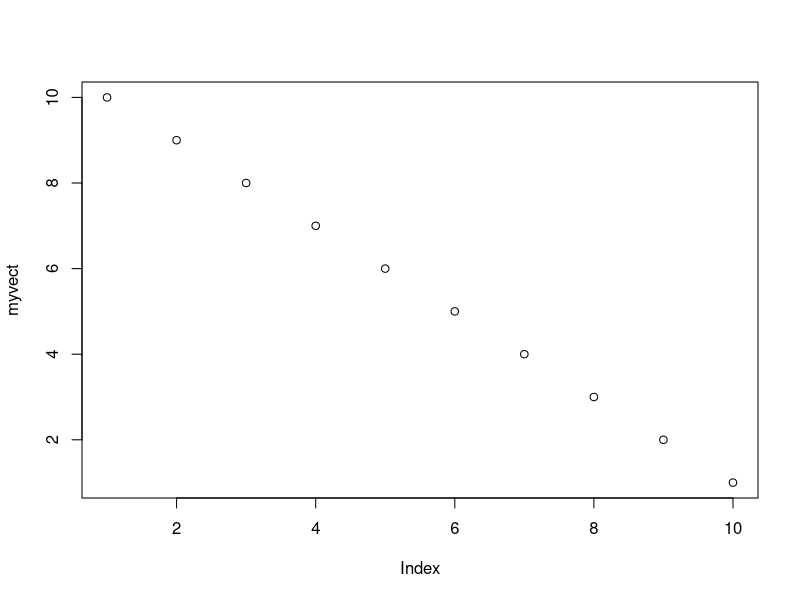
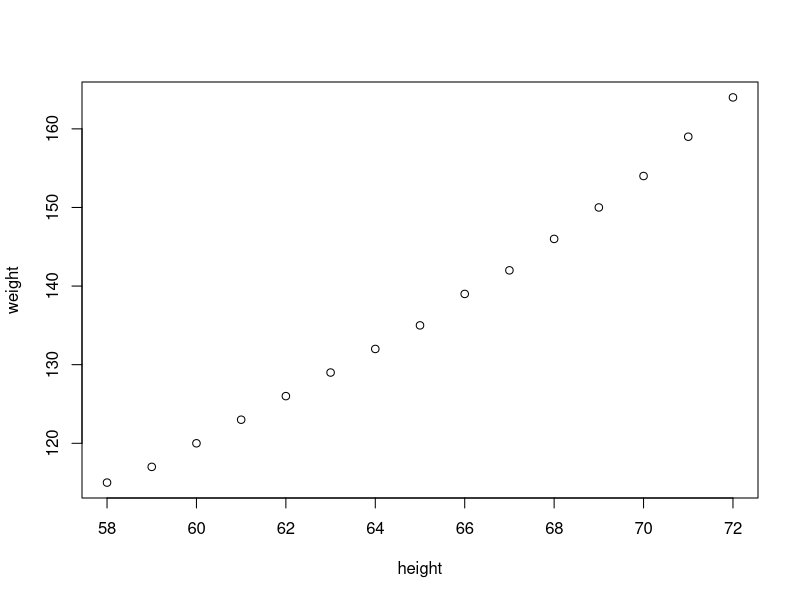
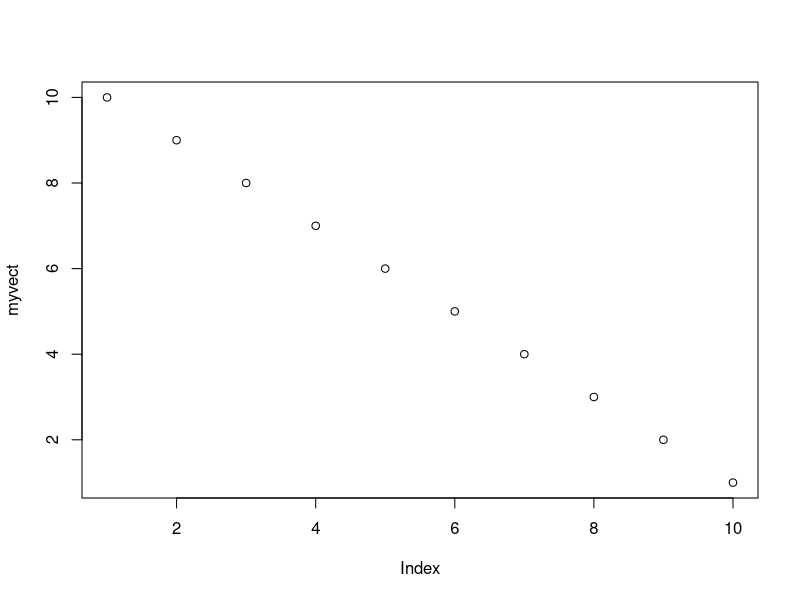
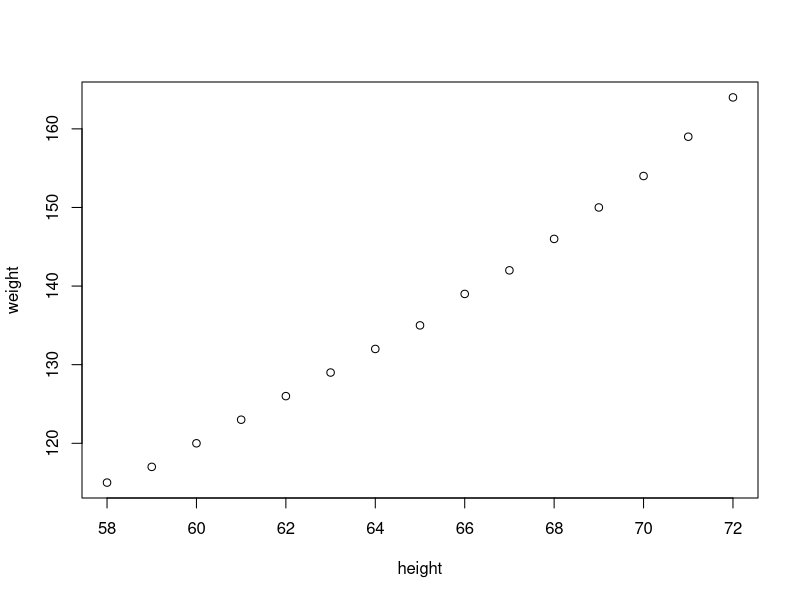
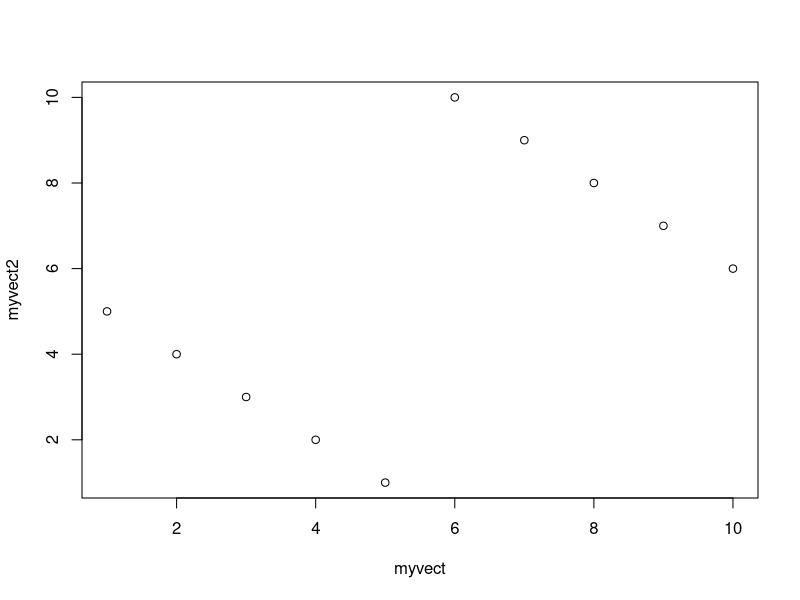
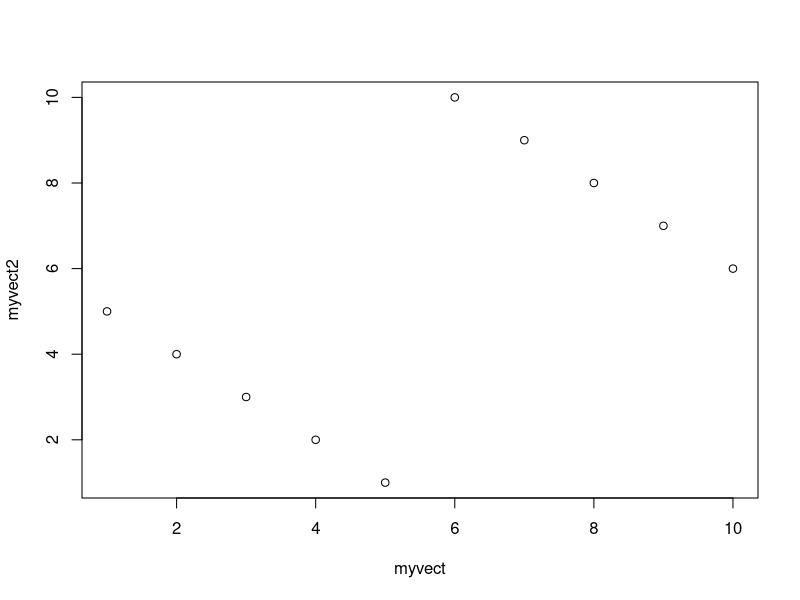
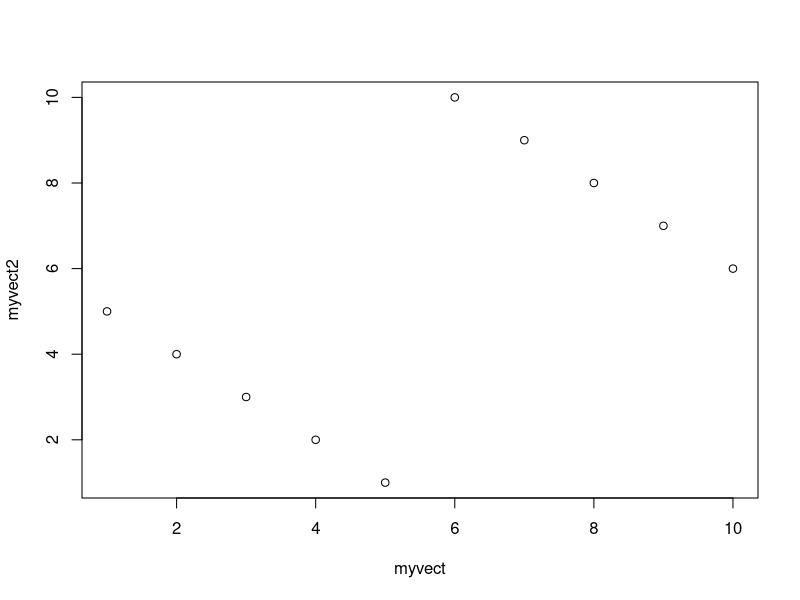
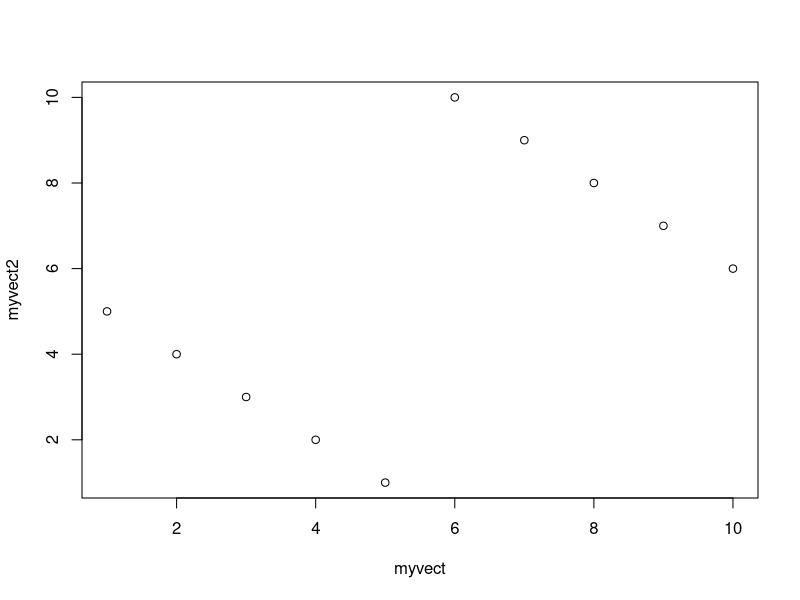

Recreate these plots in R, in order.
##################################
## Learning Objectives:
##   High-level Plotting commands
##   - how to invoke them
##   - how to set display options


##################################
## Low-level Plotting commands
##   - how to add features high-level plots

##################################
## Interactive Plot tools
##   - how to interogate your plots

##################################
## Work flow for preparing figures



####################
## Basic plotting ##
####################

## Start with a simple vector
myvect <- 10:1

## the main plotting command is `plot`:

plot(myvect)

## R guesses what kind of plot you want based on the class of the
## object you give it:

class(myvect)

## By default, the values of one-dimensional vectors are plotted
## in order, almost like time-series.

class(women)

plot(women)

## data.frames and matrices with numerical data are plotted as
## scatter plots by default. 

## There are lots of options, and lots of help files for plot:

?plot

## important arguments:
## x :: if x is a vector, and y is absent, plot like a time series.

plot(myvect)

## if x is a matrix or data.frame of numerical values, plot as a scatterplot:

plot(women)

## if x is a vector, and y is also a vector, plot as a scatterplot:

myvect2 <- c(6:10, 1:5)
plot(myvect, myvect2)

## Note that x and y are the first two arguments, so I haven't
## named them explicitly. You could also call this as:

plot(x = myvect, y = myvect2)

## or

plot(y = myvect2, x = myvect)

## Something you will often see in scatterplots, particularly
## with regression, is the 'formula' syntax:

plot(myvect2 ~ myvect)

## Note that there are no commas here, and y comes first!

## type :: what kind of symbols do you want to plot?

plot(myvect, type = "p")                # the default, points
plot(myvect, type = "l")                # a connected line
plot(myvect, type = "b")                # points and a line
plot(myvect, type = "s")                # steps
plot(myvect, type = "n")                # no symbols

## the type = "n" option is useful when you want to specify
## particular details of the symbols yourself.

## Most plot types can also take arguments for main, sub, xlab,
## and ylab.

plot(myvect, main = "My plot")
plot(myvect, main = "My plot", xlab = "Order")

## You can probably guess what ylab does. Try sub to find out
## where it goes.

## Note that each of these four arguments can be set to the empty
## string to omit the labels from your plot:

plot(myvect, xlab = "", ylab = "")

## You can also turn off all labels by setting the ann (for annotation)
## argument to false:

plot(myvect, ann = FALSE)

## Other key help pages to refer to:
?plot.default
?par


############################
## Axis limits and Aspect ##
############################

## you can set the range of each axis with xlim and ylim:

smallnums <- seq(-1, 1, length.out = 10)
bignums <- seq(-10, 10, length.out = 10)
plot(smallnums, bignums)

plot(smallnums, bignums, xlim = c(-5, 5))

## If you want to use the same scale on both axes, set asp = 1:

plot(smallnums, bignums, asp = 1)

## This is important if the absolute distances between points is
## meaningful, as in ordination plots!

###########################
## High-level Plot Types ##
###########################

hist(iris$Sepal.Length)

boxplot(iris$Sepal.Length)
boxplot(Sepal.Length ~ Species, data = iris)

stripchart(Sepal.Length ~ Species, data = iris)
stripchart(Sepal.Length ~ Species, data = iris, method = "jitter")
stripchart(Sepal.Length ~ Species, data = iris, method = "jitter",
           vertical = TRUE)

## Dynamite plots?


#################################
## Adding Information to Plots ##
#################################

plot(Sepal.Length ~ Sepal.Width, data = iris)

## pch = "plot character"

plot(Sepal.Length ~ Sepal.Width, data = iris, pch = 1) # default
plot(Sepal.Length ~ Sepal.Width, data = iris, pch = 2) # custom!

plot(1:25, pch = 1:25)

## can also be characters:

plot(1:26, pch = letters)

## Any numeric vector can be used to set values
